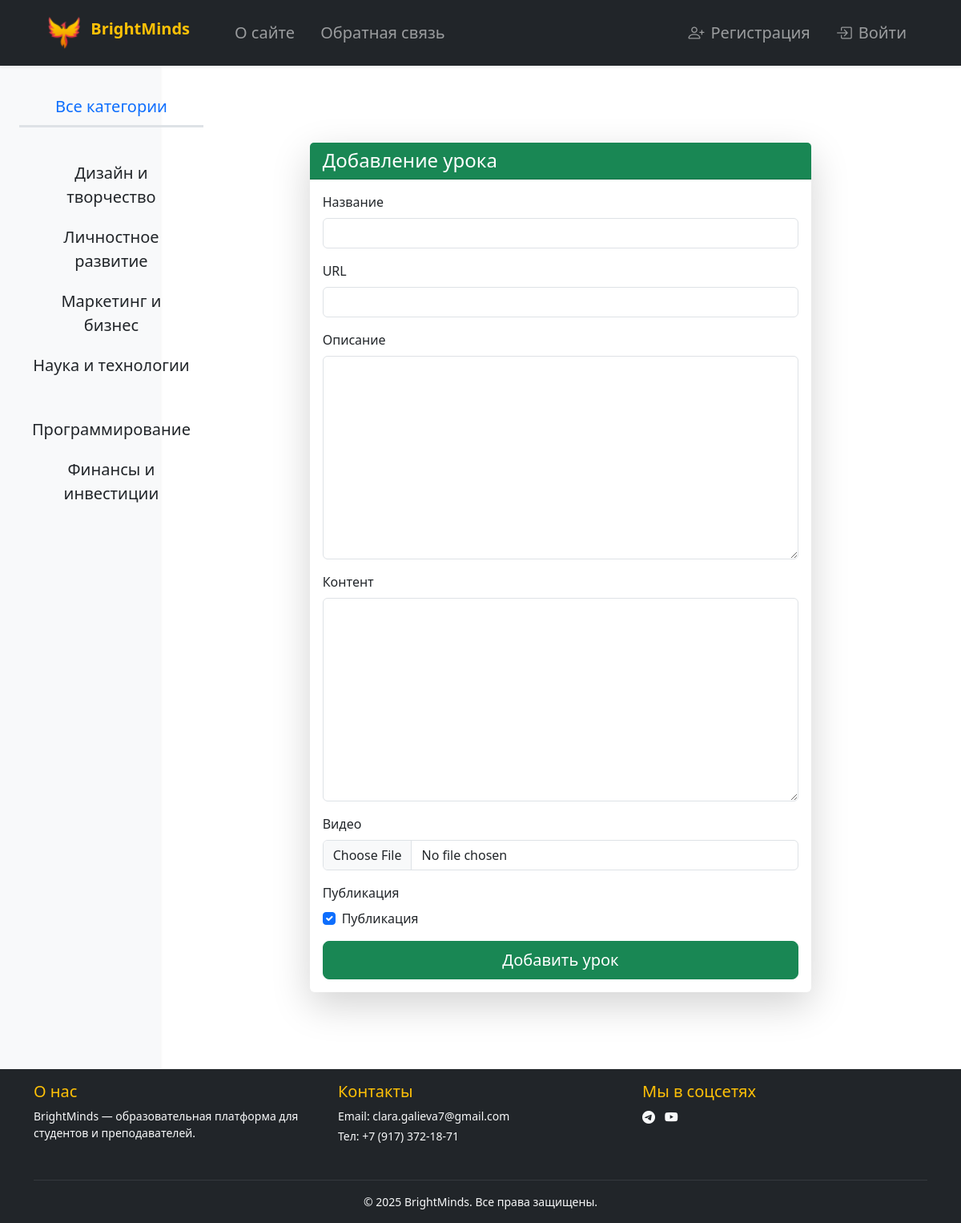
The app's page /add_lesson/osnovy-uxui-dizajna with its own data.
### bmCourses/models.py (models this page shows, shortened)
class Category(models.Model):
    name = models.CharField(max_length=100, db_index=True, verbose_name='Название')
    slug = models.SlugField(max_length=255, unique=True, db_index=True, verbose_name='URL')
    def get_absolute_url(self):
        return reverse('category', kwargs={'cat_slug': self.slug})
    class Meta:
        verbose_name = 'Категория'
        verbose_name_plural = 'Категории'
        ordering = ['id']

### bmCourses/views/lessons/views.py (the view)
# urls.py: path('add_lesson/<slug:course_slug>', AddLesson.as_view(), name='add_lesson'),
class AddLesson(DataMixin, CreateView):
    form_class = AddLessonForm
    template_name = 'bmCourses/lessons/add_lesson.html'
    raise_exception = True
    def get_context_data(self, *, object_list=None, **kwargs):
        context = super().get_context_data(**kwargs)
        c_def = self.get_user_context(title='Добавление урока', course=get_object_or_404(Course, slug=self.kwargs['course_slug']))
        return context | c_def
    def get_form_kwargs(self):
        kwargs = super().get_form_kwargs()
        course_slug = self.kwargs['course_slug']
        kwargs['course'] = get_object_or_404(Course, slug=course_slug)
        return kwargs

### bmCourses/forms.py
class AddLessonForm(forms.ModelForm):
    def __init__(self, *args, **kwargs):
        course = kwargs.pop('course', None)
        super().__init__(*args, **kwargs)
        self.fields['course'].initial = course
        self.fields['course'].widget = forms.HiddenInput()
    class Meta:
        model = Lesson
        fields = ['name', 'slug', 'description', 'content', 'video', 'is_published', 'course']
        widgets = {
            'name': forms.TextInput(attrs={'class': 'form-input'}),
            'description': forms.Textarea(attrs={'cols': 60, 'rows': 10}),
            'content': forms.Textarea(attrs={'cols': 60, 'rows': 10}),
            'slug': forms.TextInput(attrs={'class': 'form-input'}),
        }

### bmCourses/utils.py (called while the page is built)
    def get_user_context(self, **kwargs):
        context = kwargs
        cats = cache.get('cats')
        if not cats:
            cats = Category.objects.all().annotate(total=Count('course', filter=Q(course__is_published=True))).filter(total__gt=0)
            cache.set('cats', cats, 60)
        user_menu = menu.copy()
        if not self.request.user.is_authenticated:
            user_menu.pop(1)
        context['menu'] = user_menu
        context['cats'] = cats
        if 'cat_selected' not in context:
            context['cat_selected'] = 0
        return context

### bmCourses/templates/bmCourses/lessons/add_lesson.html (shortened to what this page needs)
{% extends 'bmCourses/base/base.html' %}
{% load widget_tweaks %}
{% block content %}
<div class="container my-5">
    <div class="row justify-content-center">
        <div class="col-md-10 col-lg-8">
            <div class="card shadow-lg border-0">
                <div class="card-header bg-success text-white">
                    <h4 class="mb-0">{{ title }}</h4>
                </div>
                <div class="card-body">
                    <form action="{% url 'add_lesson' course.slug %}" method="post" enctype="multipart/form-data"
                          class="needs-validation" novalidate>
                        {% for f in form %}
                        {% if f.name != 'course' %}
                        <div class="mb-3">
                            <label for="{{ f.id_for_label }}" class="form-label">{{ f.label }}</label>
                            {% if f.name == "is_published" %}
                            <div class="form-check">
                                {{ f|add_class:"form-check-input" }}
                                <label class="form-check-label" for="{{ f.id_for_label }}">
                                    {{ f.label }}
                                </label>
                            </div>
                            {% else %}
                            {{ f|add_class:"form-control" }}
                            {% endif %}
                        </div>
                        {% endif %}
                        {% endfor %}
                        <div class="d-grid">
                            <button type="submit" class="btn btn-success btn-lg">Добавить урок</button>
                        </div>
                    </form>
                </div>
            </div>
        </div>
    </div>
</div>
{% endblock %}

### bmCourses/templates/bmCourses/base/sidebar.html
<aside class="col-md-3 col-lg-2 bg-light sidebar text-center p-4 shadow-sm">
    <ul class="nav flex-column fs-5">
        {% if cat_selected == 0 %}
        <li class="nav-item selected mt-1">
            <span class="nav-link active text-primary border-bottom border-3">Все категории</span>
        </li>
        {% else %}
        <li class="nav-item mt-1">
            <a class="nav-link text-dark" href="{% url 'home' %}">Все категории</a>
        </li>
        {% endif %}
        {% for c in cats %}
        {% if c.id == cat_selected %}
        <li class="nav-item selected mt-1">
            <span class="nav-link active text-primary border-bottom border-3">{{ c.name }}</span>
        </li>
        {% else %}
        <li class="nav-item mt-1">
            <a class="nav-link text-dark" href="{{ c.get_absolute_url }}">{{ c.name }}</a>
        </li>
        {% endif %}
        {% endfor %}
    </ul>
</aside>

### bmCourses/static/bmCourses/css/styles.css (style rules this page uses)
html, body { height: 100%; }

### records on screen
Category: name "Дизайн и творчество"
Category: name "Личностное развитие"
Category: name "Маркетинг и бизнес"
Category: name "Наука и технологии"
Category: name "Программирование"
Category: name "Финансы и инвестиции"

### other values on screen
{{ m.title }} "О сайте" "Обратная связь"
{{ title }} "Добавление урока"
{{ f.label }} "Название" "URL" "Описание" "Контент" "Видео" "Публикация"
{{ f.label }} "Публикация"
